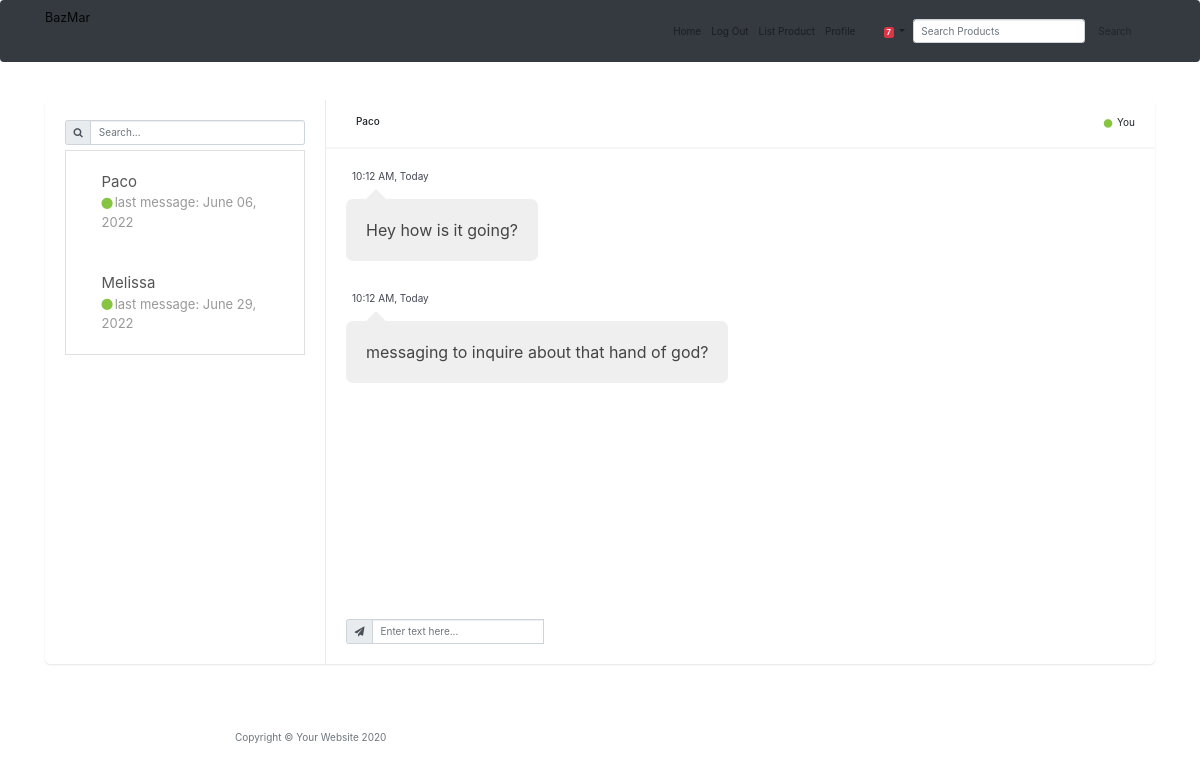
Page /message_center/2 (signed in) on the committed database.
### main.py (models this page shows)
class Chat(db.Model):
    __tablename__ = "chats"
    id = db.Column(db.Integer, primary_key=True)
    User1_ID = db.Column(db.Integer)
    User1_name = db.Column(db.String(250), nullable=False)
    User2_ID = db.Column(db.Integer)
    User2_name = db.Column(db.String(250), nullable=False)
    messages = relationship("Message", back_populates="parent_chat")

class Message(db.Model):
    __tablename__ = "messages"
    message_id = db.Column(db.Integer, primary_key=True)
    parent_chat_ID = db.Column(db.Integer, db.ForeignKey("chats.id"))
    parent_chat = relationship("Chat", back_populates="messages")
    message_author = db.Column(db.String(250), nullable=False)
    body = db.Column(db.String(250), nullable=False)
    date_posted = db.Column(db.String(250), nullable=False)

### main.py (the view, shortened to what this page needs)
@app.route("/message_center/<chat_id>", methods=["GET", "POST"])
@login_required
def message_center(chat_id):
    current_chat = Chat.query.filter_by(id=chat_id).first()
    all_chats = Chat.query.all()
    user_chats = []
    for chat in all_chats:
        if current_user.id == chat.User1_ID or current_user.id == chat.User2_ID:
            user_chats.append(chat)
    return render_template("message_center.html", chats=user_chats, current_chat=current_chat)

### main.py (called while the page is built)
@login_manager.user_loader
def load_user(user_id):
    return User.query.get(int(user_id))

### templates/message_center.html (shortened to what this page needs)
{% extends 'bootstrap/base.html' %}
{% block content %}
<head>
  <link href="{{ url_for('static', filename='vendor/bootstrap/css/bootstrap.min.css') }}" rel="stylesheet">
  <link href="{{ url_for('static', filename='vendor/fontawesome-free/css/all.min.css')}}" rel="stylesheet" type="text/css">
  <link href="{{ url_for('static', filename='css/chat.css')}}" rel="stylesheet">
</head>
<link href="https://maxcdn.bootstrapcdn.com/font-awesome/4.7.0/css/font-awesome.min.css" rel="stylesheet" />
<body>
  <nav class="navbar navbar-expand-md navbar-light bg-dark fixed-top" id="mainNav">
    <div class="container">
      <a class="navbar-brand" href="{{url_for('get_all_products')}}">BazMar</a>
      <div class="collapse navbar-collapse" id="navbarResponsive">
        <ul class="navbar-nav ml-auto">
          <li class="nav-item">
            <a class="nav-link" href="{{ url_for('get_all_products') }}">Home</a>
          </li>
          {% if not current_user.is_authenticated: %}
          <li class="nav-item">
            <a class="nav-link" href="{{ url_for('login') }}">Login</a>
          </li>
          <li class="nav-item">
            <a class="nav-link" href="{{ url_for('register') }}">Register</a>
          </li>
          {% else: %}
          <li class="nav-item">
            <a class="nav-link" href="{{ url_for('logout') }}">Log Out</a>
          </li>
          {% endif %}
          {% if current_user.is_authenticated: %}
          <li class="nav-item">
            <a class="nav-link" href="{{ url_for('add_new_listing') }}">List Product</a>
          </li>
          <li class="nav-item">
            <a class="nav-link" href="{{ url_for('user_profile', profile_id=current_user.id, username=current_user.name) }}">Profile</a>
          </li>
          <li class="nav-item dropdown no-arrow mx-1">
            <a class="nav-link dropdown-toggle" href="#" id="messagesDropdown" role="button" data-toggle="dropdown" aria-haspopup="true" aria-expanded="false">
              <i class="fas fa-envelope fa-fw"></i>
              <span class="badge badge-danger badge-counter">7</span>
            </a>
          </li>
          {% endif %}
        </ul>
        <form class="form-inline my-2 my-lg-0" action="{{ url_for('get_all_products') }}" method="post">
          <input class="form-control mr-sm-2" type="search" placeholder="Search Products" aria-label="Search" name="value">
          <button class="btn btn-outline-muted my-2 my-sm-0" type="submit">Search</button>
        </form>
      </div>
    </div>
  </nav>
  <div class="container" style="margin-top:100px;">
    <div class="row clearfix">
      <div class="col-lg-12">
        <div class="card chat-app">
          <div id="plist" class="people-list">
            <div class="input-group">
              <div class="input-group-prepend">
                <span class="input-group-text"><i class="fa fa-search"></i></span>
              </div>
              <input type="text" class="form-control" placeholder="Search...">
            </div>
            <ul class="list-unstyled chat-list mt-2 mb-0">
              {% for chat in chats %}
              <a href="{{ url_for('message_center', chat_id=chat.id) }}" class="list-group-item list-group-item-action py-3 lh-tight" aria-current="true" method="post">
                <li class="clearfix">
                  <div class="about">
                    {% if current_user.name == chat.User1_name %}
                    <div class="name">{{ chat.User2_name }}</div>
                    {% else %}
                    <div class="name">{{ chat.User1_name }}</div>
                    {% endif %}
                    <div class="status"> <i class="fa fa-circle online"></i>last message: {{ chat.messages[-1].date_posted }}</div>
                  </div>
                </li>
              </a>
              {% endfor %}
            </ul>
          </div>
          <div class="chat">
            <div class="chat-header clearfix">
              <div class="row">
                <div class="col-lg-6">
                  <div class="chat-about">
                    {% if current_user.name == current_chat.User1_name %}
                    <h6 class="m-b-0">{{ current_chat.User2_name }}</h6>
                    {% else %}
                    <h6 class="m-b-0">{{ current_chat.User1_name }}</h6>
                    {% endif %}
                  </div>
                </div>
                <div class="col-lg-6 hidden-sm text-right">
                  <div> <i class="fa fa-circle online"></i> You</div>
                </div>
              </div>
            </div>
            <div class="chat-history">
              <ul class="m-b-0">
                {% for message in current_chat.messages %}
                {% if message.message_author == current_user.name %}
                <li class="clearfix">
                  <div class="message-data text-right">
                  </div>
                  <div class="message other-message float-right">{{ message.body }}</div>
                </li>
                {% else %}
                <li class="clearfix">
                  <div class="message-data">
                    <span class="message-data-time">10:12 AM, Today</span>
                  </div>
                  <div class="message my-message">{{ message.body }}</div>
                </li>
                {% endif %}
                {% endfor %}
              </ul>
            </div>
            <div class="chat-message clearfix">
              <div class="input-group mb-0">
                <div class="input-group-prepend">
                  <span class="input-group-text"><i class="fa fa-send"></i></span>
                </div>
                {% if current_chat.id != 1 %}
                <form class="form-inline my-2 my-lg-0" action="{{ url_for('message_center', chat_id=current_chat.id) }}" method="post">
                  <input type="text" class="form-control" name="text" placeholder="Enter text here..." method="post">
                </form>
                {% endif %}
              </div>
            </div>
          </div>
        </div>
      </div>
    </div>
  </div>
  {% include "footer.html" %}
  {% endblock %}

### static/css/chat.css (style rules this page uses)
body { margin-top:20px; }
.card { background: #fff; transition: .5s; border: 0; margin-bottom: 30px; border-radius: .55rem; position: relative; width: 100%; box-shadow: 0 1px 2px 0 rgb(0 0 0 / 10%); }
.chat-app .people-list { width: 280px; position: absolute; left: 0; top: 0; padding: 20px; z-index: 7 }
.chat-app .chat { margin-left: 280px; border-left: 1px solid #eaeaea }
.people-list { -moz-transition: .5s; -o-transition: .5s; -webkit-transition: .5s; transition: .5s }
.people-list .chat-list li { padding: 10px 15px; list-style: none; border-radius: 3px }
.people-list .chat-list li .name { font-size: 15px }
.people-list .about { float: left; padding-left: 8px }
.people-list .status { color: #999; font-size: 13px }
.chat .chat-header { padding: 15px 20px; border-bottom: 2px solid #f4f7f6 }
.chat .chat-header .chat-about { float: left; padding-left: 10px }
.chat .chat-history { padding: 20px; border-bottom: 2px solid #fff }
.chat .chat-history ul { padding: 0 }
.chat .chat-history ul li { list-style: none; margin-bottom: 30px }
.chat .chat-history ul li:last-child { margin-bottom: 0px }
.chat .chat-history .message-data { margin-bottom: 15px }
.chat .chat-history .message-data-time { color: #434651; padding-left: 6px }
.chat .chat-history .message { color: #444; padding: 18px 20px; line-height: 26px; font-size: 16px; border-radius: 7px; display: inline-block; position: relative }
.chat .chat-history .message:after { bottom: 100%; left: 7%; border: solid transparent; content: " "; height: 0; width: 0; position: absolute; pointer-events: none; border-bottom-color: #fff; border-width: 10px; margin-left: -10px }
.chat .chat-history .my-message { background: #efefef }
.chat .chat-history .my-message:after { bottom: 100%; left: 30px; border: solid transparent; content: " "; height: 0; width: 0; position: absolute; pointer-events: none; border-bottom-color: #efefef; border-width: 10px; margin-left: -10px }
.chat .chat-message { padding: 20px }
.online, .offline, .me { margin-right: 2px; font-size: 8px; vertical-align: middle }
.online { color: #86c541 }
.clearfix:after { visibility: hidden; display: block; font-size: 0; content: " "; clear: both; height: 0 }
@media only screen and (min-device-width: 768px) and (max-device-width: 1024px) and (orientation: landscape) and (-webkit-min-device-pixel-ratio: 1) { .chat-app .chat-list { height: 480px; overflow-x: auto } }
@media only screen and (min-device-width: 768px) and (max-device-width: 1024px) and (orientation: landscape) and (-webkit-min-device-pixel-ratio: 1) { .chat-app .chat-history { height: calc(100vh - 350px); overflow-x: auto } }

### rows in the picture
Chat: User1_name "Paco", date_posted "June 06, 2022"
Chat: User1_name "Melissa", date_posted "June 29, 2022"
Message: body "Hey how is it going?"
Message: body "messaging to inquire about that hand of god?"
